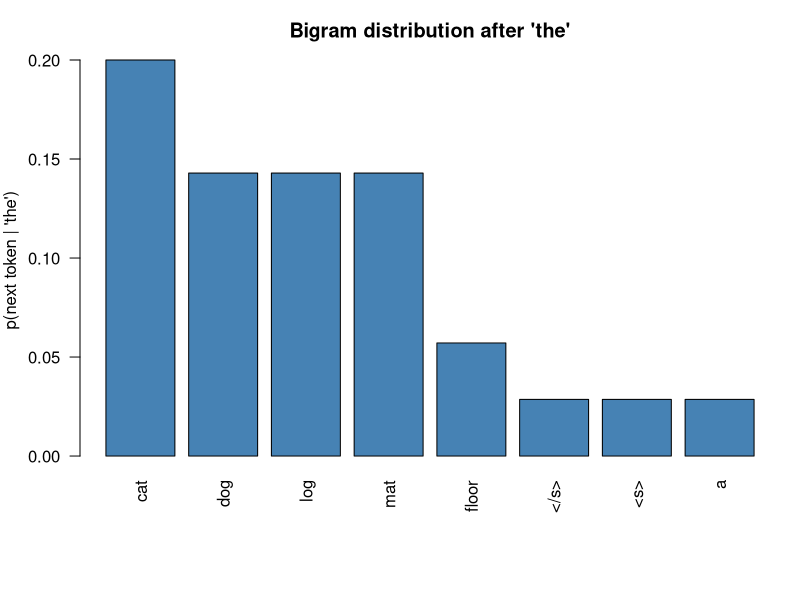
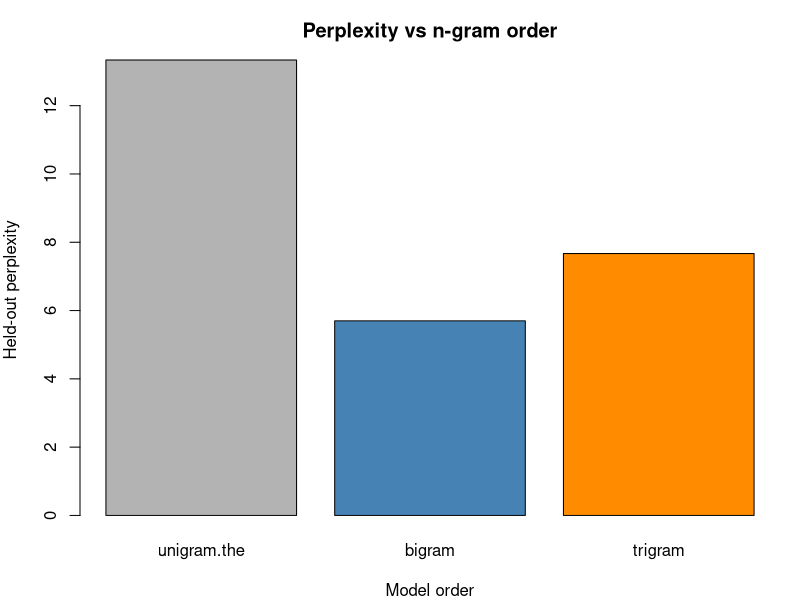

Here is the R script that generated these plots, in order:
## ---- chunk 1
#| include: false
suppressPackageStartupMessages(library(tidyverse))
## ---- chunk 2
set.seed(123)

# A small training corpus defined inline. Each string is one "sentence".
train_corpus <- c(
  "the cat sat on the mat",
  "the dog sat on the log",
  "the cat ran to the dog",
  "the dog ran to the cat",
  "a cat and a dog sat on the mat",
  "the cat and the dog ran on the log",
  "the mat was on the floor",
  "the log was near the mat",
  "a dog sat near the cat",
  "the cat sat near the log"
)

# Held-out text the model never saw during training, for perplexity.
test_corpus <- c(
  "the cat sat on the log",
  "a dog ran to the mat"
)

# Tokenizer: lowercase, split on whitespace, and wrap each sentence with
# special start/end markers so the model can learn how sentences begin and end.
BOS <- "<s>"   # beginning of sentence
EOS <- "</s>"  # end of sentence

tokenize <- function(sentence) {
  words <- strsplit(tolower(trimws(sentence)), "\\s+")[[1]]
  c(BOS, words, EOS)
}

train_tokens <- lapply(train_corpus, tokenize)

# Vocabulary is every distinct token seen in training, including the markers.
vocab <- sort(unique(unlist(train_tokens)))
V <- length(vocab)
V
## ---- chunk 3
# Count n-grams. For an n-gram model we need counts of the full n-gram and
# counts of the (n-1)-token context that precedes the final token.
ngram_counts <- function(token_lists, n) {
  context_counts <- list()  # count of each context
  ngram_counts   <- list()  # count of context + next token

  for (toks in token_lists) {
    if (length(toks) < n) next
    for (i in seq_len(length(toks) - n + 1)) {
      gram    <- toks[i:(i + n - 1)]
      context <- paste(gram[-n], collapse = " ")
      full    <- paste(gram, collapse = " ")
      context_counts[[context]] <-
        (if (is.null(context_counts[[context]])) 0 else context_counts[[context]]) + 1
      ngram_counts[[full]] <-
        (if (is.null(ngram_counts[[full]])) 0 else ngram_counts[[full]]) + 1
    }
  }
  list(context = context_counts, ngram = ngram_counts)
}

bigram_model  <- ngram_counts(train_tokens, 2)
trigram_model <- ngram_counts(train_tokens, 3)

# Add-one (Laplace) smoothed conditional probability p(word | context).
# Smoothing keeps unseen continuations from getting probability zero, which
# would make perplexity infinite the moment we hit a novel pair.
ngram_prob <- function(model, context, word, vocab_size) {
  full         <- paste(c(context, word), collapse = " ")
  ctx_key      <- paste(context, collapse = " ")
  count_full   <- if (is.null(model$ngram[[full]])) 0 else model$ngram[[full]]
  count_ctx    <- if (is.null(model$context[[ctx_key]])) 0 else model$context[[ctx_key]]
  (count_full + 1) / (count_ctx + vocab_size)
}

# Sanity check: probabilities over the whole vocabulary sum to 1 for any context.
probs_check <- sapply(vocab, function(w) ngram_prob(bigram_model, "the", w, V))
sum(probs_check)
## ---- chunk 4
# Top next-token probabilities for the context "the" under the bigram model.
context_word <- "the"
next_probs <- sapply(vocab, function(w)
  ngram_prob(bigram_model, context_word, w, V))
next_probs <- sort(next_probs, decreasing = TRUE)

top_table <- data.frame(
  next_token  = names(next_probs),
  probability = round(as.numeric(next_probs), 4),
  row.names   = NULL
)
knitr::kable(
  head(top_table, 8),
  caption = "Top eight bigram continuations of the context word 'the' with their smoothed conditional probabilities."
)
## ---- chunk 5
top8 <- head(top_table, 8)
op <- par(mar = c(7, 4, 3, 1))
barplot(
  height    = top8$probability,
  names.arg = top8$next_token,
  las       = 2,
  col       = "steelblue",
  ylab      = "p(next token | 'the')",
  main      = "Bigram distribution after 'the'"
)
par(op)
## ---- chunk 6
# Generate text by sampling one token at a time from the bigram model,
# starting at the BOS marker and stopping at EOS or a length cap.
generate_text <- function(model, vocab, vocab_size, max_len = 15) {
  sentence <- c(BOS)
  for (i in seq_len(max_len)) {
    context <- sentence[length(sentence)]
    probs   <- sapply(vocab, function(w)
      ngram_prob(model, context, w, vocab_size))
    probs   <- probs / sum(probs)
    nxt     <- sample(vocab, size = 1, prob = probs)
    if (nxt == EOS) break
    sentence <- c(sentence, nxt)
  }
  paste(sentence[sentence != BOS & sentence != EOS], collapse = " ")
}

generated <- replicate(3, generate_text(bigram_model, vocab, V))
generated
## ---- chunk 7
# Perplexity on held-out text: exp of the average negative log-likelihood,
# exactly the definition from the start of the chapter.
perplexity <- function(model, n, test_lists, vocab_size) {
  total_logprob <- 0
  total_tokens  <- 0
  for (toks in test_lists) {
    if (length(toks) < n) next
    for (i in seq_len(length(toks) - n + 1)) {
      gram    <- toks[i:(i + n - 1)]
      context <- gram[-n]
      word    <- gram[n]
      p       <- ngram_prob(model, context, word, vocab_size)
      total_logprob <- total_logprob + log(p)
      total_tokens  <- total_tokens + 1
    }
  }
  exp(-total_logprob / total_tokens)
}

test_tokens <- lapply(test_corpus, tokenize)

ppl_bigram  <- perplexity(bigram_model,  2, test_tokens, V)
ppl_trigram <- perplexity(trigram_model, 3, test_tokens, V)

# A unigram baseline: ignore context entirely and use smoothed token frequencies.
unigram_counts <- table(unlist(train_tokens))
unigram_prob <- function(word, vocab_size) {
  c_w <- if (is.na(unigram_counts[word])) 0 else unigram_counts[word]
  (c_w + 1) / (sum(unigram_counts) + vocab_size)
}
ppl_unigram <- {
  lp <- 0; nt <- 0
  for (toks in test_tokens) {
    body <- toks[toks != BOS]
    for (w in body) { lp <- lp + log(unigram_prob(w, V)); nt <- nt + 1 }
  }
  exp(-lp / nt)
}

knitr::kable(
  data.frame(
    model      = c("unigram", "bigram", "trigram"),
    perplexity = round(c(ppl_unigram, ppl_bigram, ppl_trigram), 3)
  ),
  caption = "Held-out perplexity of the unigram, bigram, and trigram models on the test corpus."
)
## ---- chunk 8
ppl_vals <- c(unigram = ppl_unigram, bigram = ppl_bigram, trigram = ppl_trigram)
op <- par(mar = c(4, 4, 3, 1))
barplot(
  height    = ppl_vals,
  col       = c("grey70", "steelblue", "darkorange"),
  ylab      = "Held-out perplexity",
  xlab      = "Model order",
  main      = "Perplexity vs n-gram order"
)
par(op)
